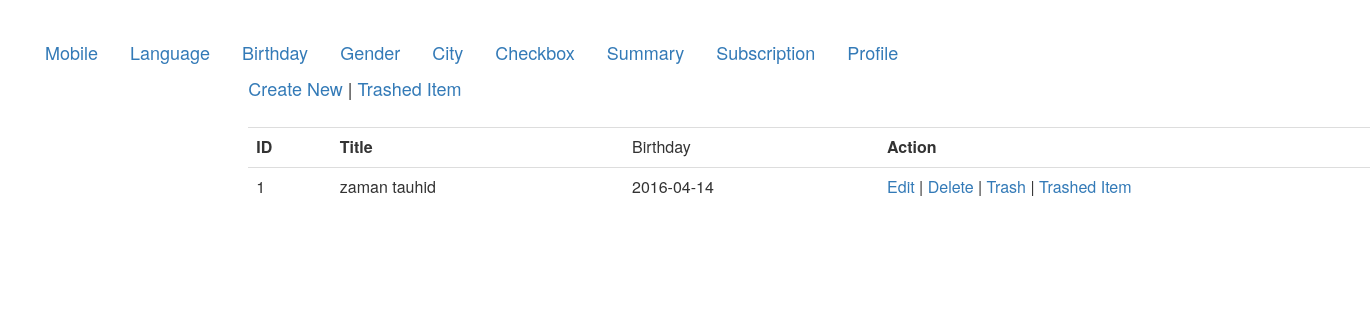
/views/ALL_CRUD/Birthday/view.php?id=1, run on the app's committed database.
### tables this page shows
CREATE TABLE `birthdays` (
  `id` int(11) NOT NULL,
  `title` varchar(255) NOT NULL,
  `birthday` date NOT NULL,
  `created_at` datetime NOT NULL,
  `updated_at` datetime DEFAULT NULL,
  `deleted_at` datetime DEFAULT NULL
);

### src/ALL_CRUD/Birthday/Birthday.php (called while the page is built, shortened)
<?php
class Birthday {
    public $db='';
    public function __construct() {
        $this->db=  mysqli_connect("localhost","root","fazil142","atomicproject");
    }
    public function view($data=''){
        $this->id=$data['id'];
        $query="select * from birthdays where id=".$this->id;
        $result=  mysqli_query($this->db, $query);
        $row=  mysqli_fetch_assoc($result);
        return $row;
    }
}

### views/ALL_CRUD/Birthday/view.php (the view, shortened to what this page needs)
<!DOCTYPE html>
<html>
    <head>
        <link rel="stylesheet" type="text/css" href="../../../css/bootstrap.min.css">
        <link rel="stylesheet" type="text/css" href="../../../css/style.css">
    </head>
    <body>
        <div>
            <ul class="nav nav-pills ">
  <li role="presentation"><a href="../../../views/ALL_CRUD/Mobile/index.php">Mobile</a></li>
  <li role="presentation"><a href="../../../views/ALL_CRUD/Language/index.php">Language</a></li>
  <li role="presentation"><a href="../../../views/ALL_CRUD/Birthday/index.php">Birthday</a></li>
  <li role="presentation"><a href="../../../views/ALL_CRUD/Gender/index.php">Gender</a></li>
  <li role="presentation"><a href="../../../views/ALL_CRUD/City/index.php">City</a></li>
  <li role="presentation"><a href="index.php">Checkbox</a></li>
  <li role="presentation"><a href="../../../views/ALL_CRUD/Summary/index.php">Summary</a></li>
  <li role="presentation"><a href="../../../views/ALL_CRUD/Subscription/index.php">Subscription</a></li>
  <li role="presentation"><a href="../../../views/ALL_CRUD/ProfilePic/index.php">Profile</a></li>
</ul>
        </div>
    </body>
</html>
<?php
    $birthday=new Birthday();
    $val=$birthday->view($_GET);
?>
<Ul class="nav nav-pills col-md-10 col-md-offset-2 " style="font-size:18px">
    <a href="create.php">Create New</a> |
    <a href="trashed.php">Trashed Item</a>
    <br><br>
</Ul>
<table class="table col-md-10 col-md-offset-2" style="font-size: 16px">
    <tr>
        <th>ID</th>
        <th>Title</th>
        <td>Birthday</td>
        <th>Action</th>
    </tr>
    <tr>
        <td><?php echo $val['id'];?></td>
        <td><?php echo $val['title'];?></td>
        <td><?php echo $val['birthday'];?></td>
        <td>
            <a href="edit.php?id=<?php echo $val['id'];?>">Edit</a> |
            <a href="delete.php?id=<?php echo $val['id'];?>">Delete</a> |
            <a href="trash.php?id=<?php echo $val['id'];?>">Trash</a>  |
            <a href="trashed.php?id=<?php echo $val['id'];?>">Trashed Item</a>
        </td>
    </tr>
</table>

### css/style.css (style rules this page uses)
body { margin:30px; }
div ul li a { font-size: 18px }

### data on the page
birthdays: id "1", title "zaman tauhid", birthday "2016-04-14"
